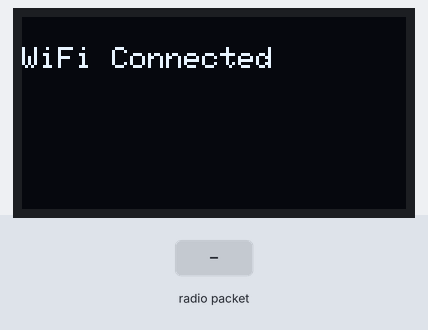
Recording of a sketch running on a simulated ESP32. Shown: 128×64 one-colour display. The inputs (shaded band) are chosen by the test bench. WiFi joins after 1.5 s; servers stay silent unless stated; uploads are accepted with an empty reply; no radio packets arrive unless stated; what the sketch prints to the serial monitor is not drawn.

Above: at 3.3 s.
3.4 s: radio packet "1" arrives
At 4.5 s:
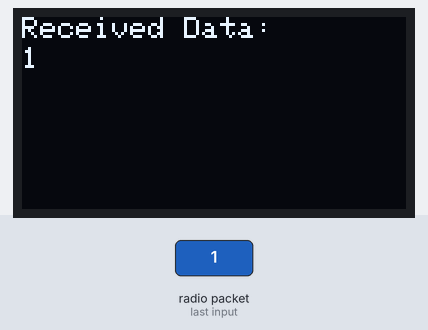
4.9 s: radio packet "0" arrives
At 5.6 s:
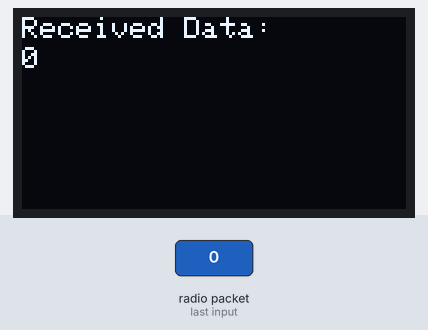
6.4 s: radio packet "2" arrives
Timing chart, 0 to 9.4 s (numbered marks = the images above; inputs shaded):
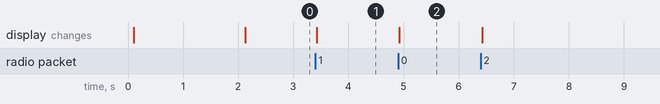

The sketch:

LoRaReceiver.ino
```cpp
#include <SPI.h>
#include <LoRa.h>
#include <Wire.h>
#include <Adafruit_GFX.h>
#include <Adafruit_SSD1306.h>
#include <WiFi.h>
#include <HTTPClient.h>

// Heltec LoRa32 Pinouts
#define SCK     5
#define MISO    19
#define MOSI    27
#define SS      18
#define RST     14
#define DI0     26
#define BAND    868E6  // Set your frequency

// OLED display width and height
#define SCREEN_WIDTH 128
#define SCREEN_HEIGHT 64
#define OLED_RESET    16  // Reset pin is 16
Adafruit_SSD1306 display(SCREEN_WIDTH, SCREEN_HEIGHT, &Wire, OLED_RESET);

// SDA and SCL Pins for OLED I2C
#define SDA_PIN 4
#define SCL_PIN 15

// WiFi credentials
const char* ssid = "sima_ftadi";
const char* password = "@Saiman12345";

// Flask server URL
const char* serverURL = "http://192.168.1.68:5001/receive-data";

void setup() {
  // Initialize serial monitor
  Serial.begin(9600);
  while (!Serial);

  // Initialize I2C communication for the OLED with custom SDA and SCL pins
  Wire.begin(SDA_PIN, SCL_PIN);

  // Initialize OLED display
  if (!display.begin(SSD1306_SWITCHCAPVCC, 0x3C)) {
    Serial.println(F("SSD1306 allocation failed"));
    for (;;);
  }
  display.clearDisplay();
  display.setTextSize(1);
  display.setTextColor(SSD1306_WHITE);

  // Initialize LoRa
  LoRa.setPins(SS, RST, DI0);
  if (!LoRa.begin(BAND)) {
    Serial.println("Starting LoRa failed!");
    display.clearDisplay();
    display.setCursor(0, 10);
    display.print("LoRa Init Failed");
    display.display();
    while (1);
  }

  Serial.println("LoRa Receiver");

  // Display success on OLED
  display.clearDisplay();
  display.setCursor(0, 10);
  display.print("LoRa Initialized");
  display.display();

  // Connect to WiFi
  connectToWiFi();
}

void loop() {
  // Check if a packet is available
  int packetSize = LoRa.parsePacket();
  if (packetSize) {
    String receivedData = "";
    while (LoRa.available()) {
      receivedData += (char)LoRa.read();
    }

    // Print received data to serial monitor
    Serial.println("Received: " + receivedData);

    // Display received data on OLED
    display.clearDisplay();
    display.setCursor(0, 0);
    display.print("Received Data:");
    display.setCursor(0, 10);
    display.print(receivedData);
    display.display();

    // Send received data to Flask server
    sendDataToServer(receivedData);
  }
}

// Function to connect to WiFi
void connectToWiFi() {
  display.clearDisplay();
  display.setCursor(0, 10);
  display.print("Connecting to WiFi...");
  display.display();

  Serial.print("Connecting to WiFi");
  WiFi.begin(ssid, password);

  while (WiFi.status() != WL_CONNECTED) {
    delay(1000);
    Serial.print(".");
  }

  Serial.println("\nConnected to WiFi!");
  display.clearDisplay();
  display.setCursor(0, 10);
  display.print("WiFi Connected");
  display.display();
}

// Function to send data to the Flask server
void sendDataToServer(String data) {
  if (WiFi.status() == WL_CONNECTED) {
    HTTPClient http;
    String fullURL = String(serverURL) + "?data=" + data;

    http.begin(fullURL);  // Specify destination
    int httpResponseCode = http.GET();  // Send HTTP GET request

    if (httpResponseCode > 0) {
      String response = http.getString();  // Get the response
      Serial.println("Server Response: " + response);
    } else {
      Serial.println("Error in sending request: " + String(httpResponseCode));
    }

    http.end();  // Free resources
  } else {
    Serial.println("WiFi not connected.");
    display.clearDisplay();
    display.setCursor(0, 20);
    display.print("WiFi Not Connected");
    display.display();
  }
}
```

Measured:
- after the input at 3.4 s, the display: changes at once (image 1)
- after the input at 4.9 s, the display: changes at once (image 2)
